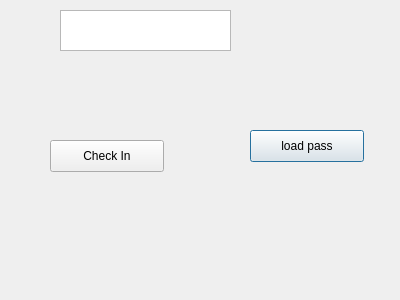
<?xml version="1.0" encoding="UTF-8"?>
<ui version="4.0">
 <class>CheckIn</class>
 <widget class="QDialog" name="CheckIn">
  <property name="geometry">
   <rect>
    <x>0</x>
    <y>0</y>
    <width>400</width>
    <height>300</height>
   </rect>
  </property>
  <property name="windowTitle">
   <string>Dialog</string>
  </property>
  <widget class="QTextEdit" name="textEdit">
   <property name="geometry">
    <rect>
     <x>60</x>
     <y>10</y>
     <width>171</width>
     <height>41</height>
    </rect>
   </property>
  </widget>
  <widget class="QPushButton" name="pushButton">
   <property name="geometry">
    <rect>
     <x>250</x>
     <y>130</y>
     <width>114</width>
     <height>32</height>
    </rect>
   </property>
   <property name="text">
    <string>load pass</string>
   </property>
  </widget>
  <widget class="QPushButton" name="pushButton_2">
   <property name="geometry">
    <rect>
     <x>50</x>
     <y>140</y>
     <width>114</width>
     <height>32</height>
    </rect>
   </property>
   <property name="text">
    <string>Check In</string>
   </property>
  </widget>
 </widget>
 <resources/>
 <connections/>
</ui>
